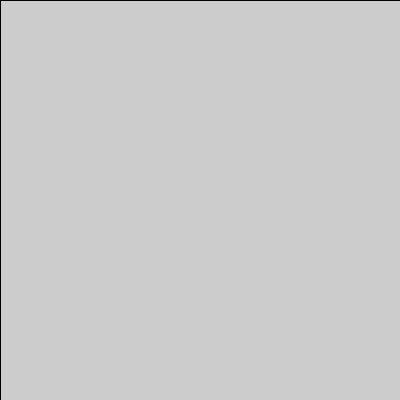
Frame 1 (no input)
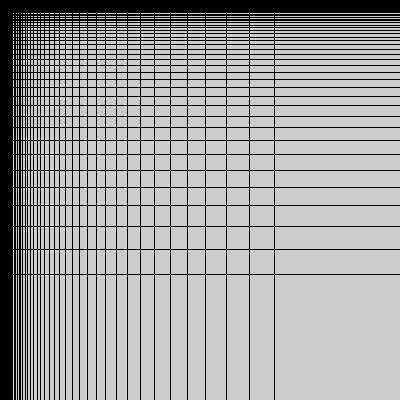
Frame 60 (the mouse pressed at the canvas centre just before this capture)
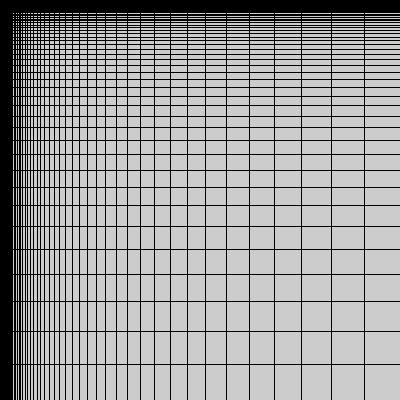
Frame 120 (the mouse held since frame 60 and released just before this capture)

The Processing sketch that drew these frames (run headless with seeded random() and noise(); from frame 60 on, the mouse is pressed at the canvas centre):

// Processing sketch: Incremental_Drawing
// ── Incremental_Drawing.pde
float p = 0.99;
void setup(){
  size(400,400);
}
void draw(){
 // println(p);
  line(p,0,p,400);
  line(0,p,400,p);  
  p *=1.1;
}
